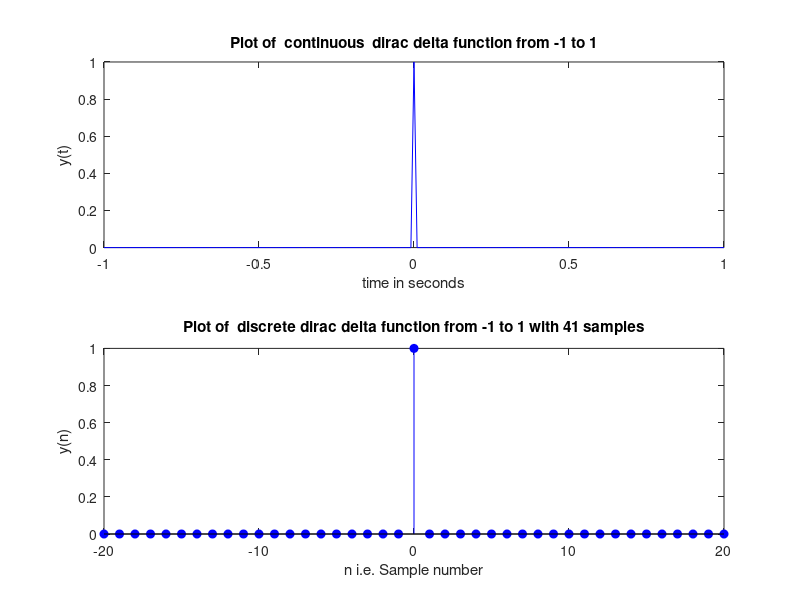

The MATLAB source for this figure:
%The Code is for dirac delta function
t=-1:0.01:1;
y=double(t==0);
subplot(2,1,1);
plot(t,y,'b');
xlabel('time in seconds');
ylabel('y(t)');
title('Plot of  continuous  dirac delta function from -1 to 1');

%Discrete dirac delta ramp
n = -20:1:20;
y_n= double(n==0);
subplot(2,1,2);
stem(n,y_n,'b','filled');
xlabel('n i.e. Sample number');
ylabel('y(n)');
title('Plot of  discrete dirac delta function from -1 to 1 with 41 samples');

print('Dirac Delta','-dpng')